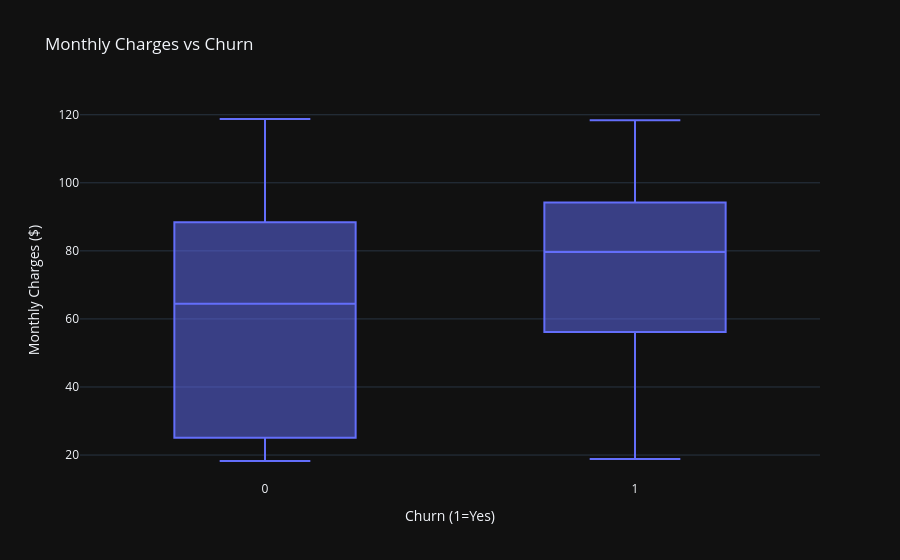

Notebook cell for this chart:
### Code cell
fig2 = px.box(
    df, x="Churn", y="MonthlyCharges",
    title="Monthly Charges vs Churn",
    template="plotly_dark",
    labels={"Churn": "Churn (1=Yes)", "MonthlyCharges": "Monthly Charges ($)"},
)
fig2.show()

### Figure 1 — Plotly figure (JSON) as saved in the notebook; plotly's stock layout.template omitted (floating-point values rounded to 4 significant figures; data arrays with more than 128 entries replaced by an {"elided": "..."} marker saying what was removed)
{"data": [{"alignmentgroup": "True", "hovertemplate": "Churn (1=Yes)=%{x}<br>Monthly Charges ($)=%{y}<extra></extra>", "legendgroup": "", "marker": {"color": "#636efa"}, "name": "", "notched": false, "offsetgroup": "", "orientation": "v", "showlegend": false, "type": "box", "x": {"elided": "7043 int values"}, "x0": " ", "xaxis": "x", "y": {"elided": "7043 float values"}, "y0": " ", "yaxis": "y"}], "layout": {"boxmode": "group", "legend": {"tracegroupgap": 0}, "title": {"text": "Monthly Charges vs Churn"}, "xaxis": {"anchor": "y", "domain": [0.0, 1.0], "title": {"text": "Churn (1=Yes)"}}, "yaxis": {"anchor": "x", "domain": [0.0, 1.0], "title": {"text": "Monthly Charges ($)"}}}}
